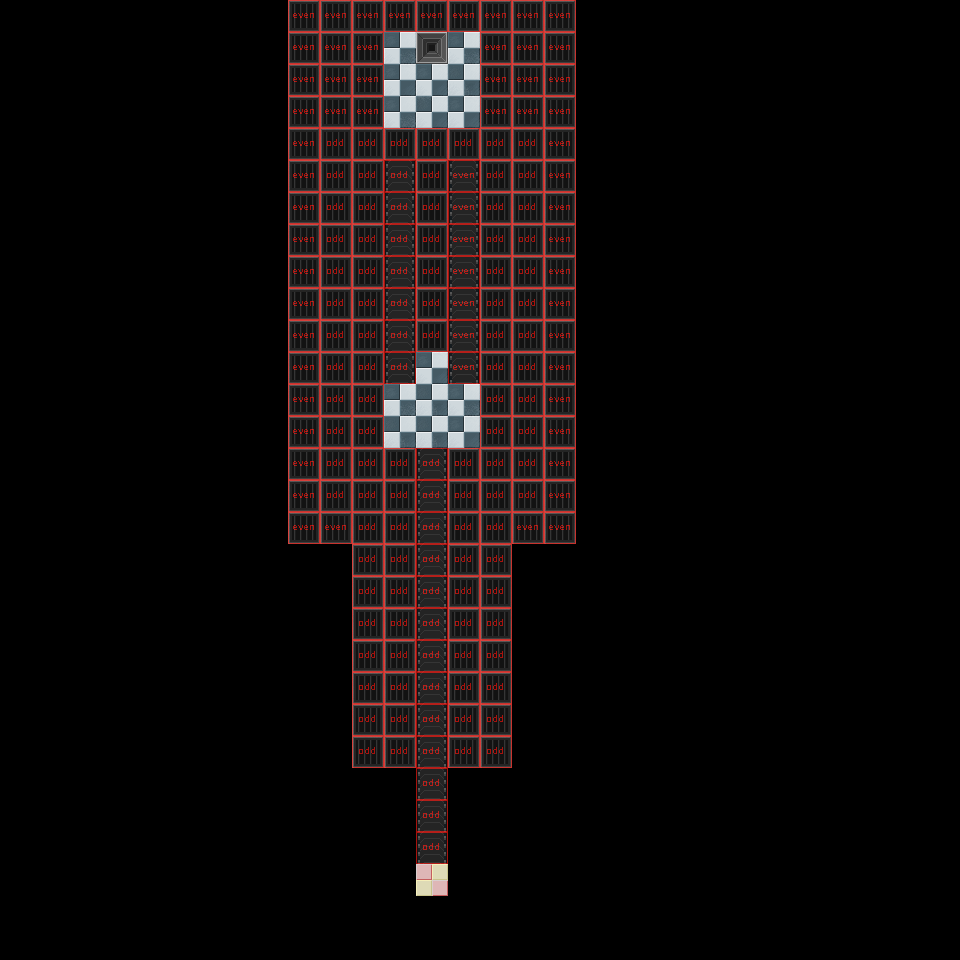

This is a level from a 2D game, rendered from its Tiled map with the project's own tilesets. A one-line summary and the complete map file follow:
An orthogonal 30x30 tile map with 32x32 px tiles, 2 tile layers (geometry, activators), 2 tilesets.

<map version="1.8" tiledversion="1.9.1" orientation="orthogonal" renderorder="right-down" width="30" height="30" tilewidth="32" tileheight="32" infinite="0" nextlayerid="4" nextobjectid="1">
 <tileset firstgid="1" source="../tilesets/activator_tiles.tsx" />
 <tileset firstgid="3" source="../tilesets/new_level_tiles.tsx" />
 <group id="2" name="level">
  <layer id="1" name="geometry" width="30" height="30">
   <data encoding="csv">
0,0,0,0,0,0,0,0,0,19,19,19,19,19,19,19,19,19,0,0,0,0,0,0,0,0,0,0,0,0,
0,0,0,0,0,0,0,0,0,19,19,19,8,14,8,19,19,19,0,0,0,0,0,0,0,0,0,0,0,0,
0,0,0,0,0,0,0,0,0,19,19,19,10,10,9,19,19,19,0,0,0,0,0,0,0,0,0,0,0,0,
0,0,0,0,0,0,0,0,0,19,19,19,8,11,10,19,19,19,0,0,0,0,0,0,0,0,0,0,0,0,
0,0,0,0,0,0,0,0,0,19,19,19,19,19,19,19,19,19,0,0,0,0,0,0,0,0,0,0,0,0,
0,0,0,0,0,0,0,0,0,19,19,19,15,19,15,19,19,19,0,0,0,0,0,0,0,0,0,0,0,0,
0,0,0,0,0,0,0,0,0,19,19,19,15,19,15,19,19,19,0,0,0,0,0,0,0,0,0,0,0,0,
0,0,0,0,0,0,0,0,0,19,19,19,15,19,15,19,19,19,0,0,0,0,0,0,0,0,0,0,0,0,
0,0,0,0,0,0,0,0,0,19,19,19,15,19,15,19,19,19,0,0,0,0,0,0,0,0,0,0,0,0,
0,0,0,0,0,0,0,0,0,19,19,19,15,19,15,19,19,19,0,0,0,0,0,0,0,0,0,0,0,0,
0,0,0,0,0,0,0,0,0,19,19,19,15,19,15,19,19,19,0,0,0,0,0,0,0,0,0,0,0,0,
0,0,0,0,0,0,0,0,0,19,19,19,15,10,15,19,19,19,0,0,0,0,0,0,0,0,0,0,0,0,
0,0,0,0,0,0,0,0,0,19,19,19,8,9,8,19,19,19,0,0,0,0,0,0,0,0,0,0,0,0,
0,0,0,0,0,0,0,0,0,19,19,19,9,9,10,19,19,19,0,0,0,0,0,0,0,0,0,0,0,0,
0,0,0,0,0,0,0,0,0,19,19,19,19,15,19,19,19,19,0,0,0,0,0,0,0,0,0,0,0,0,
0,0,0,0,0,0,0,0,0,19,19,19,19,15,19,19,19,19,0,0,0,0,0,0,0,0,0,0,0,0,
0,0,0,0,0,0,0,0,0,19,19,19,19,15,19,19,19,19,0,0,0,0,0,0,0,0,0,0,0,0,
0,0,0,0,0,0,0,0,0,0,0,19,19,15,19,19,0,0,0,0,0,0,0,0,0,0,0,0,0,0,
0,0,0,0,0,0,0,0,0,0,0,19,19,15,19,19,0,0,0,0,0,0,0,0,0,0,0,0,0,0,
0,0,0,0,0,0,0,0,0,0,0,19,19,15,19,19,0,0,0,0,0,0,0,0,0,0,0,0,0,0,
0,0,0,0,0,0,0,0,0,0,0,19,19,15,19,19,0,0,0,0,0,0,0,0,0,0,0,0,0,0,
0,0,0,0,0,0,0,0,0,0,0,19,19,15,19,19,0,0,0,0,0,0,0,0,0,0,0,0,0,0,
0,0,0,0,0,0,0,0,0,0,0,19,19,15,19,19,0,0,0,0,0,0,0,0,0,0,0,0,0,0,
0,0,0,0,0,0,0,0,0,0,0,19,19,15,19,19,0,0,0,0,0,0,0,0,0,0,0,0,0,0,
0,0,0,0,0,0,0,0,0,0,0,0,0,15,0,0,0,0,0,0,0,0,0,0,0,0,0,0,0,0,
0,0,0,0,0,0,0,0,0,0,0,0,0,15,0,0,0,0,0,0,0,0,0,0,0,0,0,0,0,0,
0,0,0,0,0,0,0,0,0,0,0,0,0,15,0,0,0,0,0,0,0,0,0,0,0,0,0,0,0,0,
0,0,0,0,0,0,0,0,0,0,0,0,0,12,0,0,0,0,0,0,0,0,0,0,0,0,0,0,0,0,
0,0,0,0,0,0,0,0,0,0,0,0,0,0,0,0,0,0,0,0,0,0,0,0,0,0,0,0,0,0,
0,0,0,0,0,0,0,0,0,0,0,0,0,0,0,0,0,0,0,0,0,0,0,0,0,0,0,0,0,0
</data>
  </layer>
  <layer id="3" name="activators" width="30" height="30" opacity="0.61">
   <data encoding="csv">
0,0,0,0,0,0,0,0,0,1,1,1,1,1,1,1,1,1,0,0,0,0,0,0,0,0,0,0,0,0,
0,0,0,0,0,0,0,0,0,1,1,1,0,0,0,1,1,1,0,0,0,0,0,0,0,0,0,0,0,0,
0,0,0,0,0,0,0,0,0,1,1,1,0,0,0,1,1,1,0,0,0,0,0,0,0,0,0,0,0,0,
0,0,0,0,0,0,0,0,0,1,1,1,0,0,0,1,1,1,0,0,0,0,0,0,0,0,0,0,0,0,
0,0,0,0,0,0,0,0,0,1,2,2,2,2,2,2,2,1,0,0,0,0,0,0,0,0,0,0,0,0,
0,0,0,0,0,0,0,0,0,1,2,2,2,2,1,2,2,1,0,0,0,0,0,0,0,0,0,0,0,0,
0,0,0,0,0,0,0,0,0,1,2,2,2,2,1,2,2,1,0,0,0,0,0,0,0,0,0,0,0,0,
0,0,0,0,0,0,0,0,0,1,2,2,2,2,1,2,2,1,0,0,0,0,0,0,0,0,0,0,0,0,
0,0,0,0,0,0,0,0,0,1,2,2,2,2,1,2,2,1,0,0,0,0,0,0,0,0,0,0,0,0,
0,0,0,0,0,0,0,0,0,1,2,2,2,2,1,2,2,1,0,0,0,0,0,0,0,0,0,0,0,0,
0,0,0,0,0,0,0,0,0,1,2,2,2,2,1,2,2,1,0,0,0,0,0,0,0,0,0,0,0,0,
0,0,0,0,0,0,0,0,0,1,2,2,2,0,1,2,2,1,0,0,0,0,0,0,0,0,0,0,0,0,
0,0,0,0,0,0,0,0,0,1,2,2,0,0,0,2,2,1,0,0,0,0,0,0,0,0,0,0,0,0,
0,0,0,0,0,0,0,0,0,1,2,2,0,0,0,2,2,1,0,0,0,0,0,0,0,0,0,0,0,0,
0,0,0,0,0,0,0,0,0,1,2,2,2,2,2,2,2,1,0,0,0,0,0,0,0,0,0,0,0,0,
0,0,0,0,0,0,0,0,0,1,2,2,2,2,2,2,2,1,0,0,0,0,0,0,0,0,0,0,0,0,
0,0,0,0,0,0,0,0,0,1,1,2,2,2,2,2,1,1,0,0,0,0,0,0,0,0,0,0,0,0,
0,0,0,0,0,0,0,0,0,0,0,2,2,2,2,2,0,0,0,0,0,0,0,0,0,0,0,0,0,0,
0,0,0,0,0,0,0,0,0,0,0,2,2,2,2,2,0,0,0,0,0,0,0,0,0,0,0,0,0,0,
0,0,0,0,0,0,0,0,0,0,0,2,2,2,2,2,0,0,0,0,0,0,0,0,0,0,0,0,0,0,
0,0,0,0,0,0,0,0,0,0,0,2,2,2,2,2,0,0,0,0,0,0,0,0,0,0,0,0,0,0,
0,0,0,0,0,0,0,0,0,0,0,2,2,2,2,2,0,0,0,0,0,0,0,0,0,0,0,0,0,0,
0,0,0,0,0,0,0,0,0,0,0,2,2,2,2,2,0,0,0,0,0,0,0,0,0,0,0,0,0,0,
0,0,0,0,0,0,0,0,0,0,0,2,2,2,2,2,0,0,0,0,0,0,0,0,0,0,0,0,0,0,
0,0,0,0,0,0,0,0,0,0,0,0,0,2,0,0,0,0,0,0,0,0,0,0,0,0,0,0,0,0,
0,0,0,0,0,0,0,0,0,0,0,0,0,2,0,0,0,0,0,0,0,0,0,0,0,0,0,0,0,0,
0,0,0,0,0,0,0,0,0,0,0,0,0,2,0,0,0,0,0,0,0,0,0,0,0,0,0,0,0,0,
0,0,0,0,0,0,0,0,0,0,0,0,0,0,0,0,0,0,0,0,0,0,0,0,0,0,0,0,0,0,
0,0,0,0,0,0,0,0,0,0,0,0,0,0,0,0,0,0,0,0,0,0,0,0,0,0,0,0,0,0,
0,0,0,0,0,0,0,0,0,0,0,0,0,0,0,0,0,0,0,0,0,0,0,0,0,0,0,0,0,0
</data>
  </layer>
 </group>
</map>
